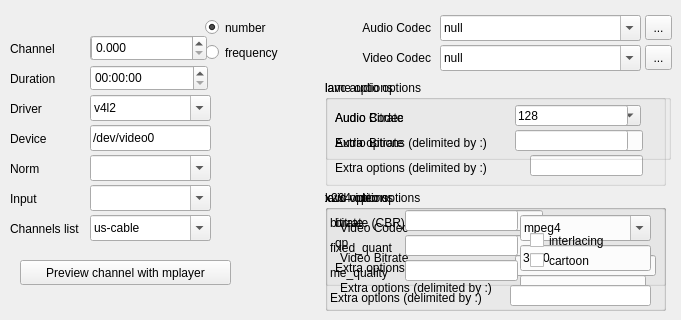
    <widget class="QWidget" name="tab">
     <attribute name="title">
      <string>Main Parameters</string>
     </attribute>
     <widget class="QLabel" name="label_12">
      <property name="geometry">
       <rect>
        <x>10</x>
        <y>131</y>
        <width>76</width>
        <height>16</height>
       </rect>
      </property>
      <property name="text">
       <string>Device</string>
      </property>
     </widget>
     <widget class="QLabel" name="label_6">
      <property name="geometry">
       <rect>
        <x>10</x>
        <y>161</y>
        <width>66</width>
        <height>16</height>
       </rect>
      </property>
      <property name="text">
       <string>Norm</string>
      </property>
     </widget>
     <widget class="QComboBox" name="driver">
      <property name="geometry">
       <rect>
        <x>90</x>
        <y>95</y>
        <width>121</width>
        <height>26</height>
       </rect>
      </property>
      <property name="editable">
       <bool>true</bool>
      </property>
      <item>
       <property name="text">
        <string notr="true">v4l2</string>
       </property>
      </item>
      <item>
       <property name="text">
        <string notr="true">v4l</string>
       </property>
      </item>
     </widget>
     <widget class="QLineEdit" name="device">
      <property name="geometry">
       <rect>
        <x>90</x>
        <y>125</y>
        <width>121</width>
        <height>26</height>
       </rect>
      </property>
      <property name="text">
       <string notr="true">/dev/video0</string>
      </property>
     </widget>
     <widget class="QLabel" name="label_8">
      <property name="geometry">
       <rect>
        <x>320</x>
        <y>20</y>
        <width>111</width>
        <height>16</height>
       </rect>
      </property>
      <property name="text">
       <string>Audio Codec</string>
      </property>
      <property name="alignment">
       <set>Qt::AlignRight|Qt::AlignTrailing|Qt::AlignVCenter</set>
      </property>
     </widget>
     <widget class="QComboBox" name="videocodec">
      <property name="geometry">
       <rect>
        <x>440</x>
        <y>45</y>
        <width>201</width>
        <height>26</height>
       </rect>
      </property>
      <property name="editable">
       <bool>true</bool>
      </property>
      <item>
       <property name="text">
        <string notr="true">null</string>
       </property>
      </item>
     </widget>
     <widget class="QLabel" name="label_2">
      <property name="geometry">
       <rect>
        <x>10</x>
        <y>41</y>
        <width>71</width>
        <height>16</height>
       </rect>
      </property>
      <property name="text">
       <string>Channel</string>
      </property>
     </widget>
     <widget class="QComboBox" name="chanlist">
      <property name="geometry">
       <rect>
        <x>90</x>
        <y>215</y>
        <width>121</width>
        <height>26</height>
       </rect>
      </property>
      <property name="editable">
       <bool>true</bool>
      </property>
      <item>
       <property name="text">
        <string notr="true">us-cable</string>
       </property>
      </item>
      <item>
       <property name="text">
        <string notr="true">us-bcast</string>
       </property>
      </item>
      <item>
       <property name="text">
        <string notr="true">europe-east</string>
       </property>
      </item>
      <item>
       <property name="text">
        <string notr="true">europe-west</string>
       </property>
      </item>
     </widget>
     <widget class="QLabel" name="label_7">
      <property name="geometry">
       <rect>
        <x>10</x>
        <y>221</y>
        <width>76</width>
        <height>16</height>
       </rect>
      </property>
      <property name="text">
       <string>Channels list</string>
      </property>
     </widget>
     <widget class="QSpinBox" name="channel">
      <property name="geometry">
       <rect>
        <x>90</x>
        <y>35</y>
        <width>58</width>
        <height>26</height>
       </rect>
      </property>
     </widget>
     <widget class="QLabel" name="label_4">
      <property name="geometry">
       <rect>
        <x>10</x>
        <y>101</y>
        <width>81</width>
        <height>16</height>
       </rect>
      </property>
      <property name="text">
       <string>Driver</string>
      </property>
     </widget>
     <widget class="QLabel" name="label_3">
      <property name="geometry">
       <rect>
        <x>10</x>
        <y>71</y>
        <width>76</width>
        <height>16</height>
       </rect>
      </property>
      <property name="text">
       <string>Duration</string>
      </property>
     </widget>
     <widget class="QLabel" name="label_9">
      <property name="geometry">
       <rect>
        <x>320</x>
        <y>50</y>
        <width>111</width>
        <height>16</height>
       </rect>
      </property>
      <property name="text">
       <string>Video Codec</string>
      </property>
      <property name="alignment">
       <set>Qt::AlignRight|Qt::AlignTrailing|Qt::AlignVCenter</set>
      </property>
     </widget>
     <widget class="QComboBox" name="audiocodec">
      <property name="geometry">
       <rect>
        <x>440</x>
        <y>15</y>
        <width>201</width>
        <height>26</height>
       </rect>
      </property>
      <property name="editable">
       <bool>true</bool>
      </property>
      <item>
       <property name="text">
        <string notr="true">null</string>
       </property>
      </item>
     </widget>
     <widget class="QTimeEdit" name="duration">
      <property name="geometry">
       <rect>
        <x>90</x>
        <y>65</y>
        <width>118</width>
        <height>26</height>
       </rect>
      </property>
      <property name="displayFormat">
       <string>HH:mm:ss</string>
      </property>
     </widget>
     <widget class="QLabel" name="label_5">
      <property name="geometry">
       <rect>
        <x>10</x>
        <y>191</y>
        <width>71</width>
        <height>16</height>
       </rect>
      </property>
      <property name="text">
       <string>Input</string>
      </property>
     </widget>
     <widget class="QGroupBox" name="lavc_audio_options_box">
      <property name="geometry">
       <rect>
        <x>325</x>
        <y>80</y>
        <width>341</width>
        <height>106</height>
       </rect>
      </property>
      <property name="title">
       <string>lavc audio options</string>
      </property>
      <widget class="QLineEdit" name="lavc_audiobitrate">
       <property name="geometry">
        <rect>
         <x>205</x>
         <y>50</y>
         <width>113</width>
         <height>21</height>
        </rect>
       </property>
       <property name="text">
        <string notr="true">128</string>
       </property>
      </widget>
      <widget class="QLabel" name="label_19">
       <property name="geometry">
        <rect>
         <x>10</x>
         <y>30</y>
         <width>136</width>
         <height>16</height>
        </rect>
       </property>
       <property name="text">
        <string>Audio Codec</string>
       </property>
      </widget>
      <widget class="QLabel" name="label_20">
       <property name="geometry">
        <rect>
         <x>10</x>
         <y>55</y>
         <width>136</width>
         <height>16</height>
        </rect>
       </property>
       <property name="text">
        <string>Audio Bitrate</string>
       </property>
      </widget>
      <widget class="QComboBox" name="lavc_audiocodec">
       <property name="geometry">
        <rect>
         <x>205</x>
         <y>25</y>
         <width>111</width>
         <height>21</height>
        </rect>
       </property>
       <property name="editable">
        <bool>true</bool>
       </property>
       <item>
        <property name="text">
         <string notr="true">mp2</string>
        </property>
       </item>
       <item>
        <property name="text">
         <string notr="true">libmp3lame</string>
        </property>
       </item>
       <item>
        <property name="text">
         <string notr="true">ac3</string>
        </property>
       </item>
       <item>
        <property name="text">
         <string notr="true">flac</string>
        </property>
       </item>
       <item>
        <property name="text">
         <string notr="true">vorbis</string>
        </property>
       </item>
       <item>
        <property name="text">
         <string notr="true">adpcm_ima_wav</string>
        </property>
       </item>
      </widget>
      <widget class="QLineEdit" name="lavc_audio_extra_opts">
       <property name="geometry">
        <rect>
         <x>205</x>
         <y>75</y>
         <width>113</width>
         <height>21</height>
        </rect>
       </property>
       <property name="text">
        <string notr="true"/>
       </property>
      </widget>
      <widget class="QLabel" name="label_40">
       <property name="geometry">
        <rect>
         <x>10</x>
         <y>80</y>
         <width>176</width>
         <height>16</height>
        </rect>
       </property>
       <property name="text">
        <string>Extra options (delimited by :)</string>
       </property>
      </widget>
     </widget>
     <widget class="QToolButton" name="showAudioCodecsButton">
      <property name="geometry">
       <rect>
        <x>645</x>
        <y>15</y>
        <width>27</width>
        <height>25</height>
       </rect>
      </property>
      <property name="text">
       <string>...</string>
      </property>
     </widget>
     <widget class="QToolButton" name="showVideoCodecsButton">
      <property name="geometry">
       <rect>
        <x>645</x>
        <y>45</y>
        <width>27</width>
        <height>25</height>
       </rect>
      </property>
      <property name="text">
       <string>...</string>
      </property>
     </widget>
     <widget class="QRadioButton" name="number_rb">
      <property name="geometry">
       <rect>
        <x>205</x>
        <y>15</y>
        <width>96</width>
        <height>25</height>
       </rect>
      </property>
      <property name="text">
       <string>number</string>
      </property>
      <property name="checked">
       <bool>true</bool>
      </property>
     </widget>
     <widget class="QRadioButton" name="freq_rb">
      <property name="geometry">
       <rect>
        <x>205</x>
        <y>40</y>
        <width>96</width>
        <height>25</height>
       </rect>
      </property>
      <property name="text">
       <string>frequency</string>
      </property>
     </widget>
     <widget class="QDoubleSpinBox" name="frequency">
      <property name="geometry">
       <rect>
        <x>91</x>
        <y>35</y>
        <width>116</width>
        <height>26</height>
       </rect>
      </property>
      <property name="decimals">
       <number>3</number>
      </property>
      <property name="maximum">
       <double>9999.989999999999782</double>
      </property>
     </widget>
     <widget class="QPushButton" name="pushButton">
      <property name="geometry">
       <rect>
        <x>20</x>
        <y>260</y>
        <width>211</width>
        <height>25</height>
       </rect>
      </property>
      <property name="text">
       <string>Preview channel with mplayer</string>
      </property>
     </widget>
     <widget class="QGroupBox" name="lavc_video_options_box">
      <property name="geometry">
       <rect>
        <x>325</x>
        <y>190</y>
        <width>341</width>
        <height>121</height>
       </rect>
      </property>
      <property name="title">
       <string>lavc video options</string>
      </property>
      <widget class="QLabel" name="label_22">
       <property name="geometry">
        <rect>
         <x>15</x>
         <y>60</y>
         <width>136</width>
         <height>16</height>
        </rect>
       </property>
       <property name="text">
        <string>Video Bitrate</string>
       </property>
      </widget>
      <widget class="QLabel" name="label_21">
       <property name="geometry">
        <rect>
         <x>15</x>
         <y>30</y>
         <width>136</width>
         <height>16</height>
        </rect>
       </property>
       <property name="text">
        <string>Video Codec</string>
       </property>
      </widget>
      <widget class="QLineEdit" name="lavc_videobitrate">
       <property name="geometry">
        <rect>
         <x>195</x>
         <y>55</y>
         <width>131</width>
         <height>26</height>
        </rect>
       </property>
       <property name="text">
        <string notr="true">3000</string>
       </property>
      </widget>
      <widget class="QComboBox" name="lavc_videocodec">
       <property name="geometry">
        <rect>
         <x>195</x>
         <y>25</y>
         <width>131</width>
         <height>26</height>
        </rect>
       </property>
       <property name="editable">
        <bool>true</bool>
       </property>
       <item>
        <property name="text">
         <string notr="true">mpeg4</string>
        </property>
       </item>
       <item>
        <property name="text">
         <string notr="true">mjpeg</string>
        </property>
       </item>
       <item>
        <property name="text">
         <string notr="true">h263</string>
        </property>
       </item>
       <item>
        <property name="text">
         <string notr="true">h263p</string>
        </property>
       </item>
       <item>
        <property name="text">
         <string notr="true">mspeg4</string>
        </property>
       </item>
       <item>
        <property name="text">
         <string notr="true">mspeg4v2</string>
        </property>
       </item>
       <item>
        <property name="text">
         <string notr="true">wmv1</string>
        </property>
       </item>
       <item>
        <property name="text">
         <string notr="true">wmv2</string>
        </property>
       </item>
       <item>
        <property name="text">
         <string notr="true">rv10</string>
        </property>
       </item>
       <item>
        <property name="text">
         <string notr="true">rv20</string>
        </property>
       </item>
       <item>
        <property name="text">
         <string notr="true">mpeg1video</string>
        </property>
       </item>
       <item>
        <property name="text">
         <string notr="true">huffyuv</string>
        </property>
       </item>
       <item>
        <property name="text">
         <string notr="true">flv</string>
        </property>
       </item>
      </widget>
      <widget class="QLabel" name="label_41">
       <property name="geometry">
        <rect>
         <x>15</x>
         <y>90</y>
         <width>181</width>
         <height>16</height>
        </rect>
       </property>
       <property name="text">
        <string>Extra options (delimited by :)</string>
       </property>
      </widget>
      <widget class="QLineEdit" name="lavc_video_extra_opts">
       <property name="geometry">
        <rect>
         <x>195</x>
         <y>85</y>
         <width>126</width>
         <height>26</height>
        </rect>
       </property>
       <property name="text">
        <string notr="true"/>
       </property>
      </widget>
     </widget>
     <widget class="QGroupBox" name="lame_options_box">
      <property name="geometry">
       <rect>
        <x>325</x>
        <y>80</y>
        <width>346</width>
        <height>80</height>
       </rect>
      </property>
      <property name="title">
       <string>lame options</string>
      </property>
      <widget class="QLabel" name="label_28">
       <property name="geometry">
        <rect>
         <x>10</x>
         <y>30</y>
         <width>116</width>
         <height>16</height>
        </rect>
       </property>
       <property name="text">
        <string>Audio Bitrate</string>
       </property>
      </widget>
      <widget class="QLineEdit" name="lame_audiobitrate">
       <property name="geometry">
        <rect>
         <x>190</x>
         <y>25</y>
         <width>113</width>
         <height>21</height>
        </rect>
       </property>
       <property name="text">
        <string notr="true">128</string>
       </property>
      </widget>
      <widget class="QLabel" name="extra_lame_opts_label">
       <property name="geometry">
        <rect>
         <x>10</x>
         <y>55</y>
         <width>176</width>
         <height>16</height>
        </rect>
       </property>
       <property name="text">
        <string>Extra options (delimited by :)</string>
       </property>
      </widget>
      <widget class="QLineEdit" name="lame_extra_opts">
       <property name="geometry">
        <rect>
         <x>190</x>
         <y>50</y>
         <width>113</width>
         <height>21</height>
        </rect>
       </property>
       <property name="text">
        <string notr="true"/>
       </property>
      </widget>
     </widget>
     <widget class="QComboBox" name="norm">
      <property name="geometry">
       <rect>
        <x>90</x>
        <y>155</y>
        <width>121</width>
        <height>26</height>
       </rect>
      </property>
      <property name="toolTip">
       <string>&lt;html&gt;&lt;head/&gt;&lt;body&gt;&lt;p&gt;The tool will try to get the supported norms from mplayer based on current value of &amp;quot;Device&amp;quot;. However if this fails you may still enter any value for the norm, either by the norm name or its integer value norm or normid.&lt;/p&gt;&lt;/body&gt;&lt;/html&gt;</string>
      </property>
      <property name="editable">
       <bool>true</bool>
      </property>
     </widget>
     <widget class="QComboBox" name="input">
      <property name="geometry">
       <rect>
        <x>90</x>
        <y>185</y>
        <width>121</width>
        <height>26</height>
       </rect>
      </property>
      <property name="toolTip">
       <string>&lt;html&gt;&lt;head/&gt;&lt;body&gt;&lt;p&gt;The tool will try to get the supported inputs from mplayer based on current value of &amp;quot;Device&amp;quot;. However if this fails you may still enter its integer value&lt;/p&gt;&lt;/body&gt;&lt;/html&gt;</string>
      </property>
      <property name="editable">
       <bool>true</bool>
      </property>
     </widget>
     <widget class="QGroupBox" name="xvid_options_box">
      <property name="geometry">
       <rect>
        <x>325</x>
        <y>190</y>
        <width>341</width>
        <height>121</height>
       </rect>
      </property>
      <property name="title">
       <string>xvid options</string>
      </property>
      <widget class="QLabel" name="label_33">
       <property name="geometry">
        <rect>
         <x>5</x>
         <y>25</y>
         <width>56</width>
         <height>16</height>
        </rect>
       </property>
       <property name="text">
        <string>bitrate</string>
       </property>
      </widget>
      <widget class="QLabel" name="label_34">
       <property name="geometry">
        <rect>
         <x>5</x>
         <y>50</y>
         <width>71</width>
         <height>16</height>
        </rect>
       </property>
       <property name="text">
        <string>fixed_quant</string>
       </property>
      </widget>
      <widget class="QLabel" name="label_35">
       <property name="geometry">
        <rect>
         <x>5</x>
         <y>75</y>
         <width>76</width>
         <height>16</height>
        </rect>
       </property>
       <property name="text">
        <string>me_quality</string>
       </property>
      </widget>
      <widget class="QLineEdit" name="xvid_bitrate">
       <property name="geometry">
        <rect>
         <x>80</x>
         <y>20</y>
         <width>113</width>
         <height>21</height>
        </rect>
       </property>
       <property name="toolTip">
        <string>&lt;html&gt;&lt;head/&gt;&lt;body&gt;&lt;p&gt;&lt;span style=&quot; font-weight:600;&quot;&gt;bitrate=&amp;lt;value&amp;gt; (CBR or two pass mode)&lt;/span&gt;&lt;/p&gt;&lt;p&gt;Sets the bitrate to be used in kbits/second if &amp;lt;16000 or in bits/second if &amp;gt;16000. If &amp;lt;value&amp;gt; is negative, XviD will use its absolute value as the target size (in kBytes) of the video and compute the associated bitrate automagically (default: 687 kbits/s).&lt;/p&gt;&lt;/body&gt;&lt;/html&gt;</string>
       </property>
       <property name="text">
        <string notr="true"/>
       </property>
      </widget>
      <widget class="QLineEdit" name="xvid_fixed_quant">
       <property name="geometry">
        <rect>
         <x>80</x>
         <y>45</y>
         <width>113</width>
         <height>21</height>
        </rect>
       </property>
       <property name="toolTip">
        <string>&lt;html&gt;&lt;head/&gt;&lt;body&gt;&lt;p&gt;&lt;span style=&quot; font-weight:600;&quot;&gt;fixed_quant=&amp;lt;1−31&amp;gt;&lt;/span&gt;&lt;/p&gt;&lt;p&gt;Switch to fixed quantizer mode and specify the quantizer to be used.&lt;/p&gt;&lt;/body&gt;&lt;/html&gt;</string>
       </property>
       <property name="text">
        <string notr="true"/>
       </property>
      </widget>
      <widget class="QLineEdit" name="xvid_me_quality">
       <property name="geometry">
        <rect>
         <x>80</x>
         <y>70</y>
         <width>113</width>
         <height>21</height>
        </rect>
       </property>
       <property name="toolTip">
        <string>&lt;html&gt;&lt;head/&gt;&lt;body&gt;&lt;p&gt;&lt;span style=&quot; font-weight:600;&quot;&gt;me_quality=&amp;lt;0−6&amp;gt;&lt;/span&gt;&lt;/p&gt;&lt;p&gt;This option controls the motion estimation subsystem. The higher the value, the more precise the estimation should be (default: 6). The more precise the motion estimation is, the more bits can be saved. Precision is gained at the expense of CPU time so decrease this setting if you need realtime encoding.&lt;/p&gt;&lt;/body&gt;&lt;/html&gt;</string>
       </property>
       <property name="text">
        <string notr="true"/>
       </property>
      </widget>
      <widget class="QCheckBox" name="xvid_interlacing">
       <property name="geometry">
        <rect>
         <x>205</x>
         <y>40</y>
         <width>126</width>
         <height>21</height>
        </rect>
       </property>
       <property name="toolTip">
        <string>&lt;html&gt;&lt;head/&gt;&lt;body&gt;&lt;p&gt;&lt;span style=&quot; font-weight:600;&quot;&gt;interlacing&lt;/span&gt;&lt;/p&gt;&lt;p&gt;Encode the fields of interlaced video material. Turn this option on for interlaced content. &lt;/p&gt;&lt;p&gt;NOTE: Should you rescale the video, you would need an interlace-aware resizer, which you can activate with −vf scale=&amp;lt;width&amp;gt;:&amp;lt;height&amp;gt;:1&lt;/p&gt;&lt;/body&gt;&lt;/html&gt;</string>
       </property>
       <property name="text">
        <string>interlacing</string>
       </property>
      </widget>
      <widget class="QCheckBox" name="xvid_cartoon">
       <property name="geometry">
        <rect>
         <x>205</x>
         <y>60</y>
         <width>126</width>
         <height>21</height>
        </rect>
       </property>
       <property name="toolTip">
        <string>&lt;html&gt;&lt;head/&gt;&lt;body&gt;&lt;p&gt;&lt;span style=&quot; font-weight:600;&quot;&gt;cartoon&lt;/span&gt;&lt;/p&gt;&lt;p&gt;Activate this if your encoded sequence is an anime/cartoon. It modifies some XviD internal thresholds so XviD takes better decisions on frame types and motion vectors for flat looking cartoons.&lt;/p&gt;&lt;/body&gt;&lt;/html&gt;</string>
       </property>
       <property name="text">
        <string>cartoon</string>
       </property>
      </widget>
      <widget class="QLabel" name="label_36">
       <property name="geometry">
        <rect>
         <x>5</x>
         <y>100</y>
         <width>181</width>
         <height>16</height>
        </rect>
       </property>
       <property name="text">
        <string>Extra options (delimited by :)</string>
       </property>
      </widget>
      <widget class="QLineEdit" name="xvid_extra_opts">
       <property name="geometry">
        <rect>
         <x>185</x>
         <y>95</y>
         <width>141</width>
         <height>21</height>
        </rect>
       </property>
       <property name="text">
        <string notr="true"/>
       </property>
      </widget>
     </widget>
     <widget class="QGroupBox" name="x264_options_box">
      <property name="geometry">
       <rect>
        <x>325</x>
        <y>190</y>
        <width>341</width>
        <height>96</height>
       </rect>
      </property>
      <property name="title">
       <string>x264 options</string>
      </property>
      <widget class="QLineEdit" name="x264_bitrate">
       <property name="geometry">
        <rect>
         <x>105</x>
         <y>20</y>
         <width>113</width>
         <height>21</height>
        </rect>
       </property>
       <property name="toolTip">
        <string>&lt;html&gt;&lt;head/&gt;&lt;body&gt;&lt;p&gt;&lt;span style=&quot; font-weight:600;&quot;&gt;bitrate=&amp;lt;value&amp;gt;&lt;/span&gt;&lt;/p&gt;&lt;p&gt;Sets the average bitrate to be used in kbits/second (default: off). Since local bitrate may vary, this average may be inaccurate for very short videos (see ratetol). Constant bitrate can be achieved by combining this with vbv_maxrate, at significant reduction in quality.&lt;/p&gt;&lt;/body&gt;&lt;/html&gt;</string>
       </property>
       <property name="text">
        <string notr="true"/>
       </property>
      </widget>
      <widget class="QLabel" name="label_37">
       <property name="geometry">
        <rect>
         <x>10</x>
         <y>25</y>
         <width>81</width>
         <height>16</height>
        </rect>
       </property>
       <property name="text">
        <string>bitrate (CBR)</string>
       </property>
      </widget>
      <widget class="QLabel" name="label_38">
       <property name="geometry">
        <rect>
         <x>10</x>
         <y>45</y>
         <width>81</width>
         <height>16</height>
        </rect>
       </property>
       <property name="text">
        <string>qp</string>
       </property>
      </widget>
      <widget class="QLineEdit" name="x264_qp">
       <property name="geometry">
        <rect>
         <x>105</x>
         <y>45</y>
         <width>113</width>
         <height>21</height>
        </rect>
       </property>
       <property name="toolTip">
        <string>&lt;html&gt;&lt;head/&gt;&lt;body&gt;&lt;p&gt;&lt;span style=&quot; font-weight:600;&quot;&gt;qp=&amp;lt;0−51&amp;gt;&lt;/span&gt;&lt;/p&gt;&lt;p&gt;This selects the quantizer to use for P-frames. I- and B-frames are offset from this value by ip_factor and pb_factor, respectively. 20−40 is a useful range (default: 26). Lower values result in better fidelity, but higher bitrates. 0 is lossless. Note that quantization in H.264 works differently from MPEG-1/2/4: H.264’s quantization parameter (QP) is on a logarithmic scale. The mapping is approximately H264QP = 12 + 6*log2(MPEGQP). For example, MPEG at QP=2 is equivalent to H.264 at QP=18.&lt;/p&gt;&lt;/body&gt;&lt;/html&gt;</string>
       </property>
       <property name="text">
        <string notr="true"/>
       </property>
      </widget>
      <widget class="QLabel" name="label_39">
       <property name="geometry">
        <rect>
         <x>10</x>
         <y>70</y>
         <width>176</width>
         <height>16</height>
        </rect>
       </property>
       <property name="text">
        <string>Extra options (delimited by :)</string>
       </property>
      </widget>
      <widget class="QLineEdit" name="x264_extra_opts">
       <property name="geometry">
        <rect>
         <x>190</x>
         <y>65</y>
         <width>141</width>
         <height>21</height>
        </rect>
       </property>
       <property name="toolTip">
        <string/>
       </property>
       <property name="text">
        <string notr="true"/>
       </property>
      </widget>
     </widget>
     <zorder>x264_options_box</zorder>
     <zorder>label_12</zorder>
     <zorder>label_6</zorder>
     <zorder>driver</zorder>
     <zorder>device</zorder>
     <zorder>label_8</zorder>
     <zorder>videocodec</zorder>
     <zorder>label_2</zorder>
     <zorder>chanlist</zorder>
     <zorder>label_7</zorder>
     <zorder>channel</zorder>
     <zorder>label_4</zorder>
     <zorder>label_3</zorder>
     <zorder>label_9</zorder>
     <zorder>audiocodec</zorder>
     <zorder>duration</zorder>
     <zorder>label_5</zorder>
     <zorder>lavc_audio_options_box</zorder>
     <zorder>showAudioCodecsButton</zorder>
     <zorder>showVideoCodecsButton</zorder>
     <zorder>number_rb</zorder>
     <zorder>freq_rb</zorder>
     <zorder>frequency</zorder>
     <zorder>pushButton</zorder>
     <zorder>lavc_video_options_box</zorder>
     <zorder>lame_options_box</zorder>
     <zorder>norm</zorder>
     <zorder>input</zorder>
     <zorder>xvid_options_box</zorder>
    </widget>
